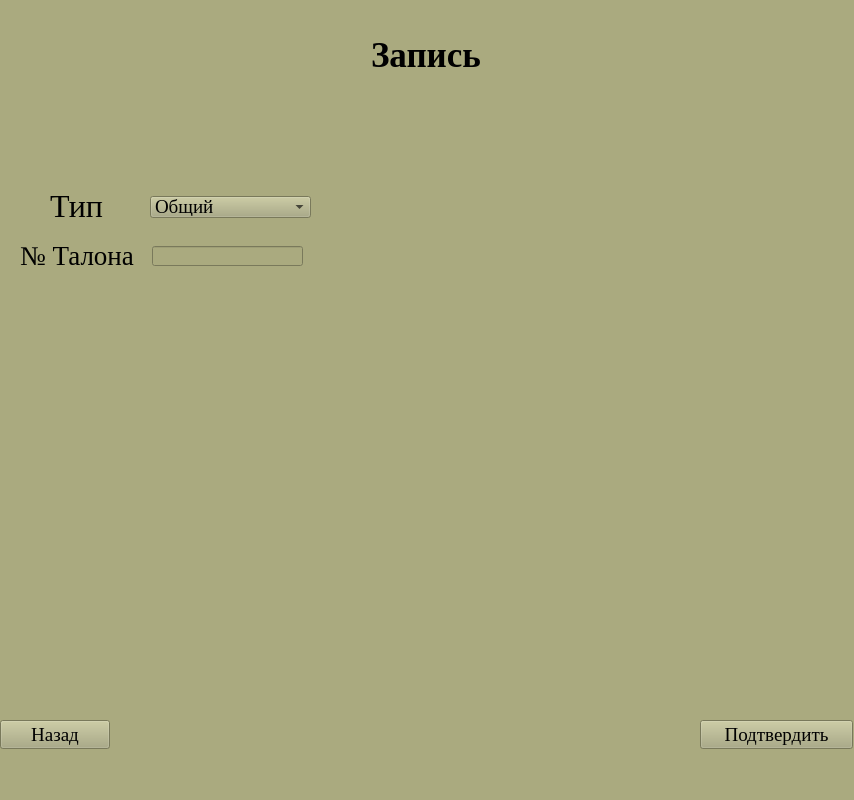
<?xml version="1.0" encoding="UTF-8"?>
<ui version="4.0">
 <class>MainWindow</class>
 <widget class="QMainWindow" name="MainWindow">
  <property name="enabled">
   <bool>true</bool>
  </property>
  <property name="geometry">
   <rect>
    <x>0</x>
    <y>0</y>
    <width>854</width>
    <height>800</height>
   </rect>
  </property>
  <property name="windowTitle">
   <string>MainWindow</string>
  </property>
  <property name="styleSheet">
   <string notr="true">background-color: rgb(170, 170, 127);</string>
  </property>
  <widget class="QWidget" name="centralwidget">
   <widget class="QLabel" name="label">
    <property name="geometry">
     <rect>
      <x>371</x>
      <y>30</y>
      <width>112</width>
      <height>50</height>
     </rect>
    </property>
    <property name="font">
     <font>
      <family>Times New Roman</family>
      <pointsize>26</pointsize>
      <weight>75</weight>
      <italic>false</italic>
      <bold>true</bold>
      <underline>false</underline>
      <strikeout>false</strikeout>
      <stylestrategy>PreferDefault</stylestrategy>
     </font>
    </property>
    <property name="cursor">
     <cursorShape>ArrowCursor</cursorShape>
    </property>
    <property name="mouseTracking">
     <bool>false</bool>
    </property>
    <property name="tabletTracking">
     <bool>false</bool>
    </property>
    <property name="acceptDrops">
     <bool>false</bool>
    </property>
    <property name="autoFillBackground">
     <bool>false</bool>
    </property>
    <property name="text">
     <string>Запись</string>
    </property>
   </widget>
   <widget class="QLabel" name="label_2">
    <property name="enabled">
     <bool>true</bool>
    </property>
    <property name="geometry">
     <rect>
      <x>50</x>
      <y>180</y>
      <width>61</width>
      <height>51</height>
     </rect>
    </property>
    <property name="font">
     <font>
      <family>Times New Roman</family>
      <pointsize>24</pointsize>
     </font>
    </property>
    <property name="text">
     <string>Тип</string>
    </property>
   </widget>
   <widget class="QComboBox" name="comboBox">
    <property name="geometry">
     <rect>
      <x>150</x>
      <y>196</y>
      <width>161</width>
      <height>22</height>
     </rect>
    </property>
    <property name="font">
     <font>
      <family>Times New Roman</family>
      <pointsize>14</pointsize>
     </font>
    </property>
    <item>
     <property name="text">
      <string>Общий</string>
     </property>
    </item>
    <item>
     <property name="text">
      <string>Функц</string>
     </property>
    </item>
    <item>
     <property name="text">
      <string>Биохим</string>
     </property>
    </item>
    <item>
     <property name="text">
      <string>Привив</string>
     </property>
    </item>
   </widget>
   <widget class="QLabel" name="label_3">
    <property name="enabled">
     <bool>true</bool>
    </property>
    <property name="geometry">
     <rect>
      <x>20</x>
      <y>230</y>
      <width>121</width>
      <height>51</height>
     </rect>
    </property>
    <property name="font">
     <font>
      <family>Times New Roman</family>
      <pointsize>20</pointsize>
     </font>
    </property>
    <property name="text">
     <string>№ Талона</string>
    </property>
   </widget>
   <widget class="QLineEdit" name="lineEdit">
    <property name="geometry">
     <rect>
      <x>152</x>
      <y>246</y>
      <width>151</width>
      <height>20</height>
     </rect>
    </property>
   </widget>
   <widget class="QPushButton" name="pushButton_2">
    <property name="geometry">
     <rect>
      <x>700</x>
      <y>720</y>
      <width>153</width>
      <height>29</height>
     </rect>
    </property>
    <property name="font">
     <font>
      <family>Times New Roman</family>
      <pointsize>14</pointsize>
     </font>
    </property>
    <property name="text">
     <string>Подтвердить</string>
    </property>
   </widget>
   <widget class="QPushButton" name="pushButton">
    <property name="geometry">
     <rect>
      <x>0</x>
      <y>720</y>
      <width>110</width>
      <height>29</height>
     </rect>
    </property>
    <property name="font">
     <font>
      <family>Times New Roman</family>
      <pointsize>14</pointsize>
     </font>
    </property>
    <property name="text">
     <string>Назад</string>
    </property>
   </widget>
  </widget>
  <widget class="QStatusBar" name="statusbar"/>
 </widget>
 <resources/>
 <connections/>
</ui>
